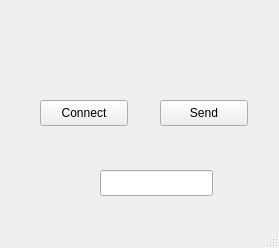
<?xml version="1.0" encoding="UTF-8"?>
<ui version="4.0">
 <class>MainWindow</class>
 <widget class="QMainWindow" name="MainWindow">
  <property name="geometry">
   <rect>
    <x>0</x>
    <y>0</y>
    <width>279</width>
    <height>248</height>
   </rect>
  </property>
  <property name="windowTitle">
   <string>MainWindow</string>
  </property>
  <widget class="QWidget" name="centralwidget">
   <widget class="QLabel" name="receivedLabel">
    <property name="geometry">
     <rect>
      <x>20</x>
      <y>20</y>
      <width>121</width>
      <height>18</height>
     </rect>
    </property>
    <property name="text">
     <string/>
    </property>
   </widget>
   <widget class="QPushButton" name="connectButton">
    <property name="geometry">
     <rect>
      <x>40</x>
      <y>100</y>
      <width>88</width>
      <height>26</height>
     </rect>
    </property>
    <property name="text">
     <string>Connect</string>
    </property>
   </widget>
   <widget class="QPushButton" name="sendButton">
    <property name="geometry">
     <rect>
      <x>160</x>
      <y>100</y>
      <width>88</width>
      <height>26</height>
     </rect>
    </property>
    <property name="text">
     <string>Send</string>
    </property>
   </widget>
   <widget class="QLabel" name="statusLabel">
    <property name="geometry">
     <rect>
      <x>20</x>
      <y>60</y>
      <width>231</width>
      <height>18</height>
     </rect>
    </property>
    <property name="text">
     <string/>
    </property>
   </widget>
   <widget class="QLineEdit" name="messageEdit">
    <property name="geometry">
     <rect>
      <x>100</x>
      <y>170</y>
      <width>113</width>
      <height>26</height>
     </rect>
    </property>
   </widget>
  </widget>
  <widget class="QMenuBar" name="menubar">
   <property name="geometry">
    <rect>
     <x>0</x>
     <y>0</y>
     <width>279</width>
     <height>23</height>
    </rect>
   </property>
  </widget>
  <widget class="QStatusBar" name="statusbar"/>
 </widget>
 <resources/>
 <connections/>
</ui>
